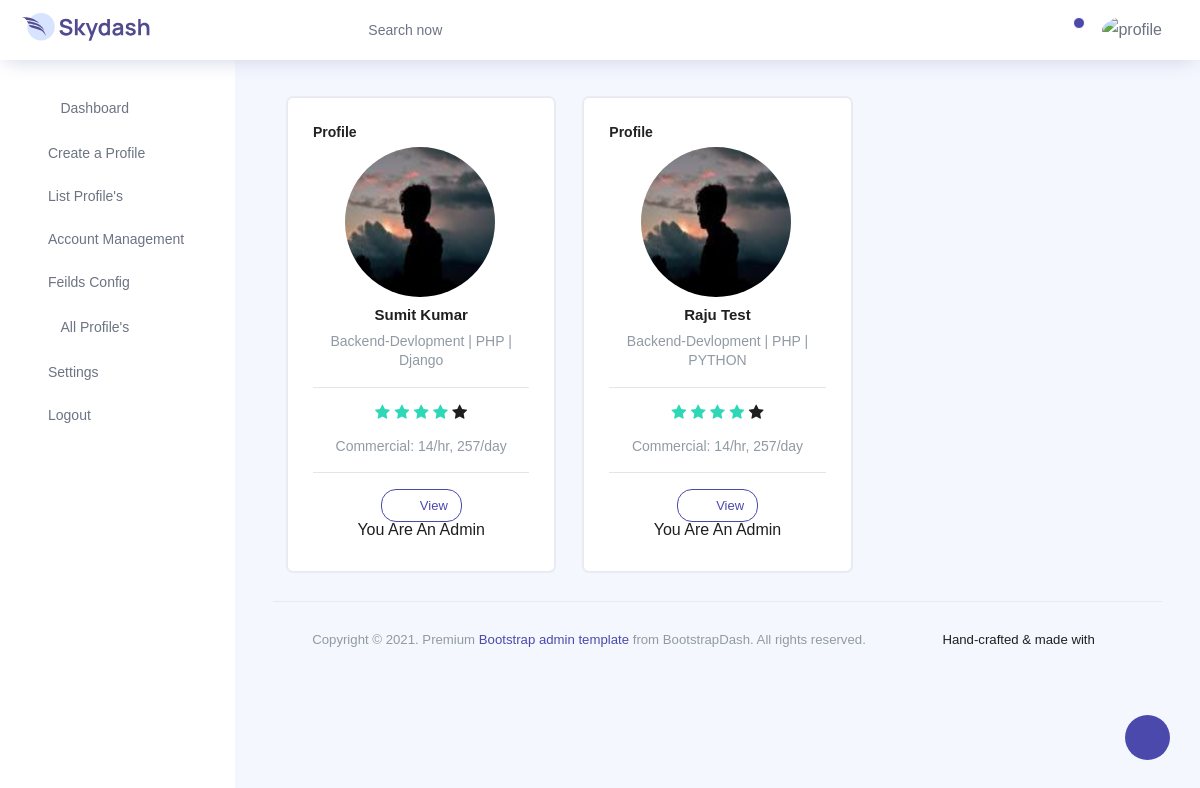
/dashboard/all_profile/ (signed in), run on the app's committed database.
### home/models.py (models this page shows, shortened)
class UserProfile(models.Model):
    profile_id = models.CharField(max_length=5, unique=True, editable=False)
    name = models.CharField(max_length=255)
    phone_number = models.CharField(max_length=20)
    email = models.EmailField()
    profile_pic = models.ImageField(upload_to='profile_pics')
    category = models.ManyToManyField(Category)
    rating = models.IntegerField()
    key_skills = models.ManyToManyField(KeySkill)
    deliveries = models.CharField(max_length=255)
    experience = models.CharField(max_length=255)
    education = models.CharField(max_length=255)
    commercial_hr = models.IntegerField(default='00')
    commercial_day = models.IntegerField(default='00')

class Category(models.Model):
    category_id = models.CharField(max_length=5, unique=True, editable=False)
    category_name = models.CharField(max_length=255)

### home/views.py (the view, shortened to what this page needs)
# urls.py: path('dashboard/all_profile/', views.all_profile, name='all_profile'),
@login_required
def all_profile(request):
    if request.user.is_superuser:
        mainy='hii'
        wishlist_profiles="no"
    else:
        client = request.user.clintprofile
        wishlist_profiles = client.wishlist.all()
    user_ps = UserProfile.objects.all()
    categories = Category.objects.all()
    key_skills = KeySkill.objects.all()
    return render(request, 'all_profile.html',{'user_ps': user_ps, 'categories': categories, 'key_skills': key_skills, 'wishlist_profiles': wishlist_profiles})

### home/templates/all_profile.html (shortened to what this page needs)
{% extends 'base.html' %}
{% block styles %}
<link rel="stylesheet" href="https://cdnjs.cloudflare.com/ajax/libs/simple-line-icons/2.5.5/css/simple-line-icons.min.css" />
<link href="https://maxcdn.bootstrapcdn.com/font-awesome/4.3.0/css/font-awesome.min.css" rel="stylesheet">
{% endblock styles %}
{% block body %}
<div class="container">
    <div class="row">
        {% for user_p in user_ps %}
        <div class="col-md-4">
            <div class="card user-card">
                <div class="card-header">
                    <h5>Profile</h5>
                </div>
                <div class="card-block">
                    <div class="user-image">
                        <img src="/media/{{ user_p.profile_pic }}" class="img-radius" alt="User-Profile-Image">
                    </div>
                    <h6 class="f-w-600 m-t-25 m-b-10">{{ user_p.name }}</h6>
                    <p class="text-muted"> {% for category in user_p.category.all %} {{ category.category_name }} {% if not forloop.last %} | {% endif %}{% endfor %}</p>
                    <hr>
                    {% if user_p.rating >= 1.0 %}
  <span class="fa fa-star checked"></span>
{% else %}
  <span class="fa fa-star"></span>
{% endif %}
{% if user_p.rating >= 2.0 %}
  <span class="fa fa-star checked"></span>
{% else %}
  <span class="fa fa-star"></span>
{% endif %}
{% if user_p.rating >= 3.0 %}
  <span class="fa fa-star checked"></span>
{% else %}
  <span class="fa fa-star"></span>
{% endif %}
{% if user_p.rating >= 4.0 %}
  <span class="fa fa-star checked"></span>
{% else %}
  <span class="fa fa-star"></span>
{% endif %}
{% if user_p.rating >= 5.0 %}
  <span class="fa fa-star checked"></span>
{% else %}
  <span class="fa fa-star"></span>
{% endif %}
                    <p class="text-muted m-t-15">Commercial: {{ user_p.commercial_hr }}/hr, {{ user_p.commercial_day }}/day</p>
                    <hr>
                    <div class="row justify-content-center user-social-link">
                        <div class="col-auto">
                            <a href="{% url 'user_profile' profile_id=user_p.profile_id %}" > <button type="button" class="btn btn-outline-primary btn-icon-text btn-sm">
                                <i class="icon-eye " style="font-size:15px;"></i>
                                View
                              </button></a></div>
                        <div class="col-auto">
                            {% if user.is_authenticated %}
                            {% if user.is_superuser or user.is_staff %}
                                <h5>You Are An Admin</h5>
                          {% endif %}
                      {% endif %}
                        </div>
                    </div>
                </div>
            </div>
        </div>
        {% endfor %}
	</div>
</div>
{% endblock body %}

### home/templates/base.html (style rules this page uses)
i { margin-right: 10px; }

### home/templates/all_profile.html (style rules this page uses)
.card.user-card { border-top: none; -webkit-box-shadow: 0 0 1px 2px rgba(0,0,0,0.05), 0 -2px 1px -2px rgba(0,0,0,0.04), 0 0 0 -1px rgba(0,0,0,0.05); box-shadow: 0 0 1px 2px rgba(0,0,0,0.05), 0 -2px 1px -2px rgba(0,0,0,0.04), 0 0 0 -1px rgba(0,0,0,0.05); -webkit-transition: all 150ms linear; transition: all 150ms linear; }
.card { border-radius: 5px; -webkit-box-shadow: 0 1px 2.94px 0.06px rgba(4,26,55,0.16); box-shadow: 0 1px 2.94px 0.06px rgba(4,26,55,0.16); border: none; margin-bottom: 30px; -webkit-transition: all 0.3s ease-in-out; transition: all 0.3s ease-in-out; }
.card .card-header { background-color: transparent; border-bottom: none; padding: 25px; }
.card .card-header h5 { margin-bottom: 0; color: #222; font-size: 14px; font-weight: 600; display: inline-block; margin-right: 10px; line-height: 1.4; }
.card .card-header+.card-block, .card .card-header+.card-block-big { padding-top: 0; }
.user-card .card-block { text-align: center; }
.card .card-block { padding: 25px; }
.user-card .card-block .user-image { position: relative; margin: 0 auto; display: inline-block; padding: 5px; width: 110px; height: 110px; }
.user-card .card-block .user-image img { z-index: 20; position: absolute; top: -21px; left: -21px; width: 150px; height: 150px; }
.img-radius { border-radius: 50%; }
.f-w-600 { font-weight: 600; }
.m-b-10 { margin-bottom: 10px; }
.m-t-25 { margin-top: 25px; }
.m-t-15 { margin-top: 15px; }
.card .card-block p { line-height: 1.4; }
.text-muted { color: #919aa3!important; }
.user-card .card-block .user-social-link i { font-size: 30px; }
.user-card .card-block .user-image:before { bottom: 0; border-bottom-left-radius: 50px; border-bottom-right-radius: 50px; }
.user-card .card-block .user-image:after, .user-card .card-block .user-image:before { content: ""; width: 100%; height: 48%; border: 2px solid #4099ff; position: absolute; left: 0; z-index: 10; }
.user-card .card-block .user-image:after { top: 0; border-top-left-radius: 50px; border-top-right-radius: 50px; }
.user-card .card-block .user-image:after, .user-card .card-block .user-image:before { content: ""; width: 100%; height: 48%; border: 0px solid #4099ff; position: absolute; left: 0; z-index: 10; }
.checked { color: #2ed8b6; }

### data on the page
UserProfile: profile_pic (picture), name "Sumit Kumar", commercial_hr "14", commercial_day "257"
Category: category_name "Backend-Devlopment"
Category: category_name "PHP"
Category: category_name "Django"
UserProfile: profile_pic (picture), name "Raju Test", commercial_hr "14", commercial_day "257"
Category: category_name "PYTHON"
